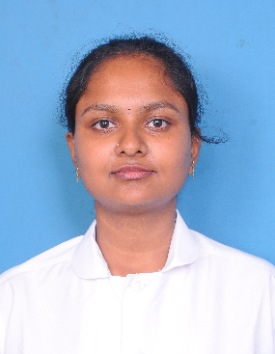
#> input picture feedback_dataset/verified_dataset/real/1780657861404_9517ac5b.jpg, 275 x 354 px
$ python -i signal_extractors.py   (imports and definitions only)   (older library calls are emulated)
#> lines starting #> are read from the running program, lines starting #| are printed output that depends on the picture
#> further down, picture is the input picture: PIL image 275x354 RGB; mean R, G, B 164.5, 180.9, 206.2
import numpy as np
import cv2
from PIL import Image

class FFTExtractor:
    """Extracts frequency domain features via FFT."""

    # [26 lines left out: function extract, not called in this run]


class GANFingerprintExtractor:
    """Extracts GAN noise statistic features."""

    # [38 lines left out: functions __init__, extract, not called in this run]

class DiffusionExtractor:
    """Extracts Diffusion-specific features."""

    def extract(self, pil_img: Image.Image) -> list[float]:
        """Returns [color_coherence, edge_sharpness, isotropy]"""
        img_arr = np.array(pil_img.convert("RGB"))

        # Very simplified pseudo-metrics for color coherence and edge sharpness
        # Real diffusion detectors look at color palette size, sharpness std dev.

        hsv = cv2.cvtColor(img_arr, cv2.COLOR_RGB2HSV)
#> hsv: shape (354, 275, 3); mean H, S, V 88.4, 90.1, 223.2
        color_coherence = float(np.std(hsv[:, :, 0])) # Hue std deviation
#> color_coherence = 50.79

        gray = cv2.cvtColor(img_arr, cv2.COLOR_RGB2GRAY)
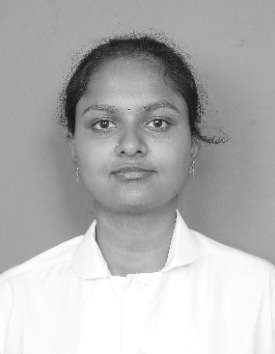
#> gray: shape (354, 275); min 22, max 255, mean 178.9
        laplacian = cv2.Laplacian(gray, cv2.CV_64F)
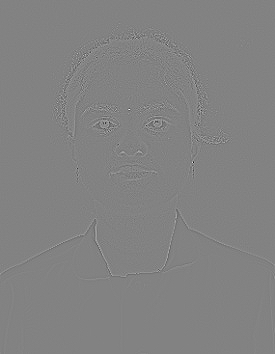
#> laplacian: shape (354, 275) float64; min -409, max 390, mean 0; drawn with min black and max white
        edge_sharpness = float(np.var(laplacian))
#> edge_sharpness = 209.7

        # Gradient isotropy
        gx = cv2.Sobel(gray, cv2.CV_32F, 1, 0, ksize=3)
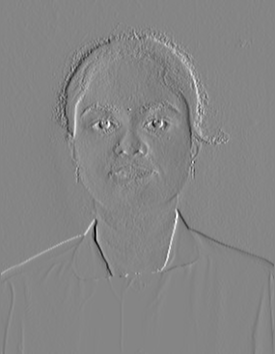
#> gx: shape (354, 275) float32; min -514, max 468, mean 0.1; drawn with min black and max white
        gy = cv2.Sobel(gray, cv2.CV_32F, 0, 1, ksize=3)
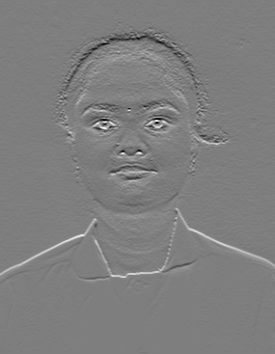
#> gy: shape (354, 275) float32; min -412, max 419, mean 1.9; drawn with min black and max white
        mag = np.sqrt(gx**2 + gy**2)
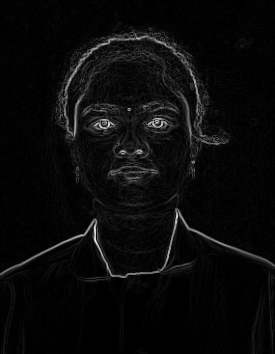
#> mag: shape (354, 275) float32; min 0, max 546.6, mean 22.6; drawn with min black and max white
        dir = np.arctan2(gy, gx)
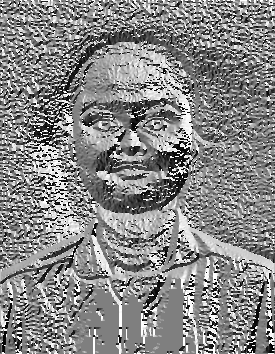
#> dir: shape (354, 275) float32; min -3.14, max 3.14, mean 0.2; drawn with min black and max white
        hist, _ = np.histogram(dir, bins=8, range=(-np.pi, np.pi))
#> hist = [8364, 9641, 9381, 11629, 19601, 12191, 11081, 15462]
        isotropy = float(np.std(hist) / (np.mean(hist) + 1e-6))
#> isotropy = 0.285

        return [color_coherence, edge_sharpness, isotropy]

>>> from PIL import Image
>>> picture = Image.open('../../feedback_dataset/verified_dataset/real/1780657861404_9517ac5b.jpg')
>>> result = DiffusionExtractor().extract(picture)
#> result = [50.79, 209.7, 0.285]
